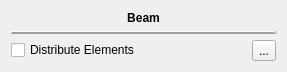
<?xml version="1.0" encoding="UTF-8"?>
<ui version="4.0">
 <class>InspectorBeam</class>
 <widget class="QWidget" name="InspectorBeam">
  <property name="geometry">
   <rect>
    <x>0</x>
    <y>0</y>
    <width>287</width>
    <height>67</height>
   </rect>
  </property>
  <property name="windowTitle">
   <string>Form</string>
  </property>
  <layout class="QVBoxLayout" name="verticalLayout">
   <item>
    <widget class="QLabel" name="elementName">
     <property name="font">
      <font>
       <weight>75</weight>
       <bold>true</bold>
      </font>
     </property>
     <property name="text">
      <string>Beam</string>
     </property>
     <property name="alignment">
      <set>Qt::AlignCenter</set>
     </property>
    </widget>
   </item>
   <item>
    <widget class="QFrame" name="frame">
     <property name="frameShape">
      <enum>QFrame::HLine</enum>
     </property>
     <property name="frameShadow">
      <enum>QFrame::Raised</enum>
     </property>
     <property name="lineWidth">
      <number>2</number>
     </property>
    </widget>
   </item>
   <item>
    <layout class="QGridLayout" name="gridLayout">
     <item row="0" column="1">
      <widget class="QToolButton" name="resetDistribute">
       <property name="text">
        <string>...</string>
       </property>
       <property name="icon">
        <iconset resource="musescore.qrc">
         <normaloff>:/data/icons-dark/resetproperty.png</normaloff>:/data/icons-dark/resetproperty.png</iconset>
       </property>
      </widget>
     </item>
     <item row="0" column="0">
      <widget class="QCheckBox" name="distribute">
       <property name="text">
        <string>Distribute Elements</string>
       </property>
      </widget>
     </item>
    </layout>
   </item>
  </layout>
 </widget>
 <resources>
  <include location="musescore.qrc"/>
 </resources>
 <connections/>
</ui>
